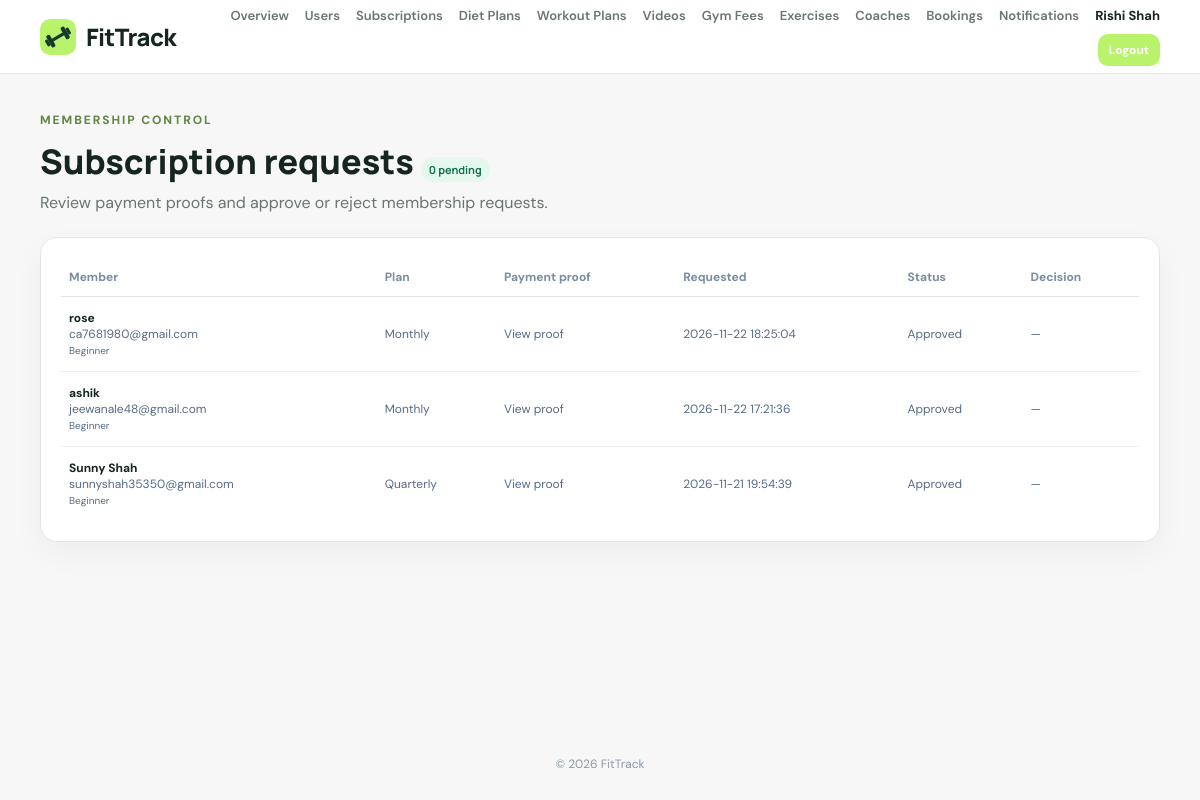
/admin/requests.php (signed in), run on the app's committed database.
### tables this page shows
CREATE TABLE `subscription_requests` (
  `id` bigint(20) UNSIGNED NOT NULL,
  `user_id` bigint(20) UNSIGNED NOT NULL,
  `plan` enum('monthly','quarterly','yearly') NOT NULL,
  `amount` decimal(10,2) DEFAULT NULL,
  `payment_reference` varchar(120) DEFAULT NULL,
  `proof_file` varchar(255) DEFAULT NULL,
  `status` enum('pending','approved','rejected') NOT NULL DEFAULT 'pending',
  `admin_reason` text DEFAULT NULL,
  `requested_at` timestamp NOT NULL DEFAULT current_timestamp(),
  `reviewed_at` datetime DEFAULT NULL,
  `reviewed_by` bigint(20) UNSIGNED DEFAULT NULL,
  `starts_on` date DEFAULT NULL,
  `expires_on` date DEFAULT NULL
);

CREATE TABLE `users` (
  `id` bigint(20) UNSIGNED NOT NULL,
  `name` varchar(100) NOT NULL,
  `email` varchar(190) NOT NULL,
  `password_hash` varchar(255) NOT NULL,
  `role` enum('user','admin') NOT NULL DEFAULT 'user',
  `age` tinyint(3) UNSIGNED DEFAULT NULL,
  `gender` enum('male','female','other','prefer_not_to_say') DEFAULT NULL,
  `height_cm` decimal(5,2) DEFAULT NULL,
  `weight_kg` decimal(6,2) DEFAULT NULL,
  `fitness_level` enum('beginner','intermediate','advanced','expert') NOT NULL DEFAULT 'beginner',
  `fitness_goal` varchar(40) DEFAULT 'general_fitness',
  `dietary_preference` varchar(40) DEFAULT 'no_preference',
  `food_allergies` varchar(500) DEFAULT NULL,
  `available_days` text DEFAULT NULL,
  `subscription_plan` enum('monthly','quarterly','yearly') DEFAULT NULL,
  `subscription_status` enum('normal','pending','active','expired') NOT NULL DEFAULT 'normal',
  `subscription_expires_at` date DEFAULT NULL,
  `created_at` timestamp NOT NULL DEFAULT current_timestamp(),
  `updated_at` timestamp NOT NULL DEFAULT current_timestamp() ON UPDATE current_timestamp()
);

### admin/requests.php (the view, shortened to what this page needs)
<?php
require_once __DIR__.'/../includes/auth.php';requireAdmin();require_once __DIR__.'/../includes/mailer.php';
$rows=$pdo->query('SELECT r.*,u.name,u.email,u.fitness_level FROM subscription_requests r JOIN users u ON u.id=r.user_id ORDER BY r.requested_at DESC')->fetchAll();$pending=(int)$pdo->query("SELECT COUNT(*) FROM subscription_requests WHERE status='pending'")->fetchColumn();$pageTitle='Subscription requests';require __DIR__.'/../includes/header.php';?>
<section class="page-heading"><div><p class="eyebrow">MEMBERSHIP CONTROL</p><h1>Subscription requests <span class="badge"><?=$pending?> pending</span></h1><p>Review payment proofs and approve or reject membership requests.</p></div></section><section class="panel"><div class="table-wrap"><table><thead><tr><th>Member</th><th>Plan</th><th>Payment proof</th><th>Requested</th><th>Status</th><th>Decision</th></tr></thead><tbody><?php foreach($rows as $r):?><tr><td><strong><?=e($r['name'])?></strong><br><?=e($r['email'])?><br><small><?=e(ucfirst($r['fitness_level']??''))?></small></td><td><?=e(ucfirst($r['plan']))?><br><?=e($r['payment_reference']??'')?></td><td><?php if($r['proof_file']):?><a target="_blank" rel="noopener" href="payment-proof.php?id=<?=(int)$r['id']?>">View proof</a><?php else:?>—<?php endif;?></td><td><?=e($r['requested_at'])?></td><td><?=e(ucfirst($r['status']))?></td><td><?php if($r['status']==='pending'):?><form method="post" class="admin-decision"><input type="hidden" name="csrf_token" value="<?=e(csrfToken())?>"><input type="hidden" name="request_id" value="<?=(int)$r['id']?>"><input name="reason" placeholder="Optional admin note"><button class="button btn-small" name="action" value="approve">Approve</button><button class="button danger btn-small" name="action" value="reject">Reject</button></form><?php else:?><?=e($r['admin_reason']??'—')?><?php endif;?></td></tr><?php endforeach;?></tbody></table></div></section><?php require __DIR__.'/../includes/footer.php';?>

### assets/css/style.css (style rules this page uses)
:root { --green: #12c115; --green-dark: #8f0b13; --ink: #171717; --muted: #737373; --line: #e5e5e5; --bg: #f7f7f7; --white: #fff; --red: #b42318; --shadow: 0 12px 32px #1717170a; }
* { box-sizing: border-box; }
body { margin: 0; background: var(--bg); color: var(--ink); font-family: 'DM Sans', Arial, sans-serif; }
a { color: inherit; text-decoration: none; }
.eyebrow { font-size: 12px; letter-spacing: 1.5px; font-weight: 800; text-transform: uppercase; color: var(--green); margin: 0 0 13px; }
.role-card, .panel, .auth-card, .stat { background: #fff; border: 1px solid var(--line); border-radius: 17px; box-shadow: var(--shadow); }
.panel { padding: 20px; margin-bottom: 17px; min-width: 0; }
.table-wrap { overflow-x: auto; }
table { width: 100%; border-collapse: collapse; font-size: 12px; min-width: 420px; }
th { text-align: left; color: #7a8ca1; padding: 11px 8px; border-bottom: 1px solid var(--line); }
td { padding: 13px 8px; border-bottom: 1px solid #edf1f6; color: #566b84; }
td strong { color: var(--ink); }
tbody tr:last-child td { border-bottom: 0; }
.badge { padding: 5px 8px; border-radius: 20px; background: #e4f8ed; color: #137451; font-size: 11px; font-weight: 700; }
.page-heading { display: flex; align-items: center; justify-content: space-between; gap: 16px; margin: 0 0 22px; }
.page-heading h1 { font: 800 clamp(25px, 3vw, 34px)/1.2 Manrope, sans-serif; margin: 0 0 8px; }
.page-heading p:not(.eyebrow) { color: var(--muted); margin: 0; line-height: 1.6; }
:root { --green: #c1121f; --green-dark: #8f0b13; --ink: #171717; --muted: #737373; --line: #e5e5e5; --bg: #f7f7f7; }
:root { --ft-green:#166534; --ft-green-dark:#123b2b; --ft-green-soft:#e7f5ec; --ft-border:#d7e8dc; }
body { --primary:var(--ft-green); }

### assets/css/style2.css (style rules this page uses)
:root { --ink:#17251f;--muted:#68766f;--green:#b9f36b;--deep:#12241d;--paper:#f6f8f4;--line:#e2e9e1 }
.eyebrow { font-size:12px;letter-spacing:.16em;font-weight:800;color:#628746 }
:root { --ft-green:#166534; --ft-green-dark:#123b2b; --ft-green-soft:#e7f5ec; --ft-border:#d7e8dc; }
body { --primary:var(--ft-green); }

### data on the page
subscription_requests: user.name "rose", user.email "ca7681980@gmail.com", user.fitness_level "Beginner", plan "Monthly", requested_at "2026-11-22 18:25:04", status "Approved", admin_reason "—"
subscription_requests: user.name "ashik", user.email "jeewanale48@gmail.com", user.fitness_level "Beginner", plan "Monthly", requested_at "2026-11-22 17:21:36", status "Approved", admin_reason "—"
subscription_requests: user.name "Sunny Shah", user.email "sunnyshah35350@gmail.com", user.fitness_level "Beginner", plan "Quarterly", requested_at "2026-11-21 19:54:39", status "Approved", admin_reason "—"

### other printed values
escapeHtml($_SESSION['user_name'] ?? 'Admin') "Rishi Shah"
$pending "0"
